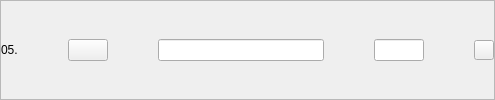
              <widget class="QFrame" name="result5">
               <property name="frameShape">
                <enum>QFrame::StyledPanel</enum>
               </property>
               <property name="frameShadow">
                <enum>QFrame::Raised</enum>
               </property>
               <layout class="QHBoxLayout" name="horizontalLayout_29" stretch="1,0,10,3,0">
                <property name="spacing">
                 <number>50</number>
                </property>
                <property name="leftMargin">
                 <number>0</number>
                </property>
                <property name="topMargin">
                 <number>0</number>
                </property>
                <property name="rightMargin">
                 <number>0</number>
                </property>
                <property name="bottomMargin">
                 <number>0</number>
                </property>
                <item>
                 <widget class="QLabel" name="nro5">
                  <property name="text">
                   <string>05.</string>
                  </property>
                 </widget>
                </item>
                <item>
                 <widget class="QPushButton" name="seeResult5Button">
                  <property name="text">
                   <string/>
                  </property>
                  <property name="icon">
                   <iconset resource="../resources.qrc">
                    <normaloff>:/Buttons/img/amacapy-boton-ver.png</normaloff>:/Buttons/img/amacapy-boton-ver.png</iconset>
                  </property>
                  <property name="iconSize">
                   <size>
                    <width>30</width>
                    <height>30</height>
                   </size>
                  </property>
                 </widget>
                </item>
                <item>
                 <widget class="QLineEdit" name="titleResult5"/>
                </item>
                <item>
                 <widget class="QLineEdit" name="priceResult5">
                  <property name="maximumSize">
                   <size>
                    <width>120</width>
                    <height>16777215</height>
                   </size>
                  </property>
                 </widget>
                </item>
                <item>
                 <widget class="QPushButton" name="deleteResult5Button">
                  <property name="sizePolicy">
                   <sizepolicy hsizetype="Fixed" vsizetype="Fixed">
                    <horstretch>0</horstretch>
                    <verstretch>0</verstretch>
                   </sizepolicy>
                  </property>
                  <property name="maximumSize">
                   <size>
                    <width>20</width>
                    <height>20</height>
                   </size>
                  </property>
                  <property name="text">
                   <string/>
                  </property>
                  <property name="icon">
                   <iconset resource="../resources.qrc">
                    <normaloff>:/Buttons/img/amacapy-boton-eliminar.png</normaloff>:/Buttons/img/amacapy-boton-eliminar.png</iconset>
                  </property>
                  <property name="iconSize">
                   <size>
                    <width>20</width>
                    <height>20</height>
                   </size>
                  </property>
                 </widget>
                </item>
               </layout>
              </widget>
